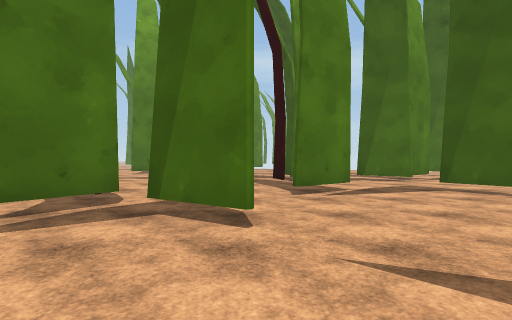
view 1 (above)

24 first-person views from a walk through a Unity game level. The camera is 1.4 m above the floor, looks level and sees 85° across. The floor is counted in squares, 2 m on a side. Each view is taken from the middle of a square. On the plan, view 1 faces up. The plan holds only what a view shows up to about 9 squares ahead; the rest is blank. The place goes on beyond the plan. Some animated figures are left out. Some surface patterns are stand-ins.

view 2
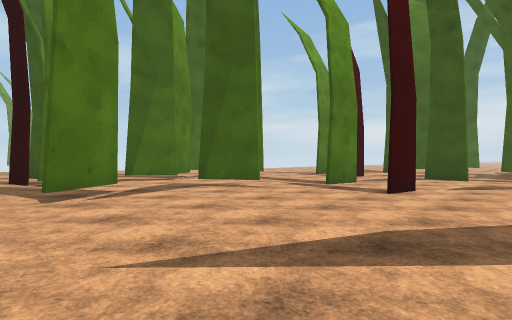

view 3
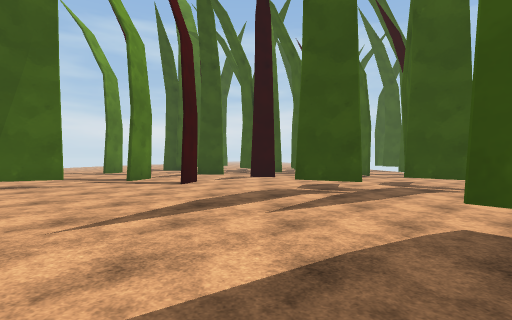

view 4
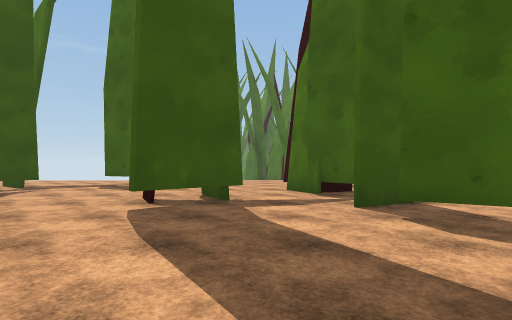

view 5
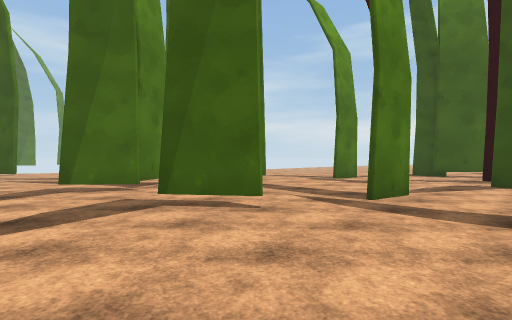

view 6
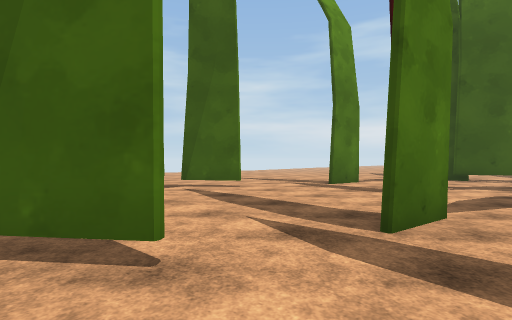

view 7
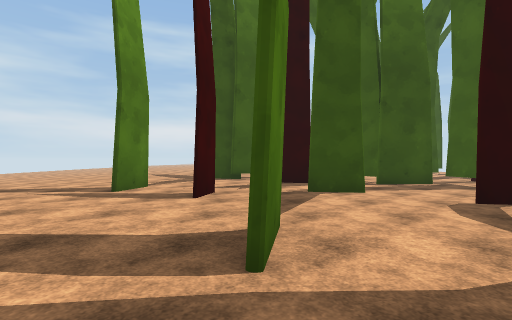

view 8
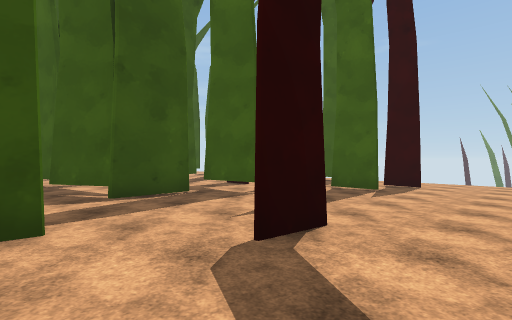

view 9
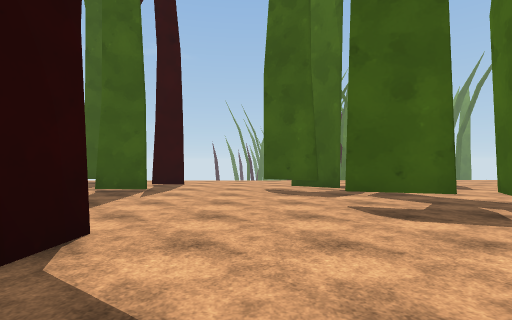

view 10
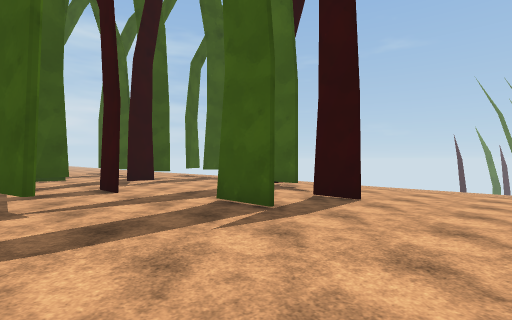

view 11
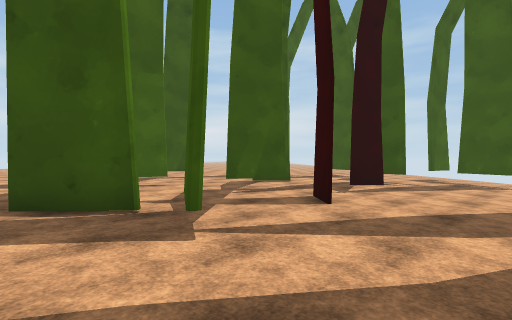

view 12
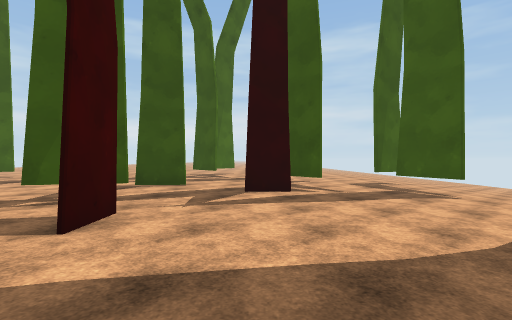

view 13
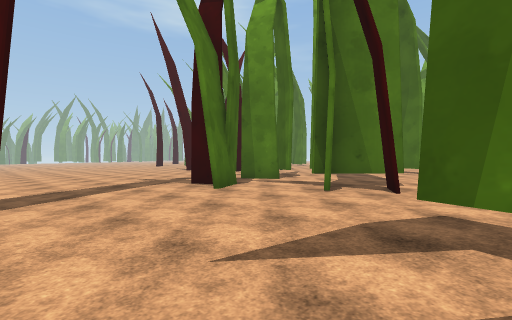

view 14
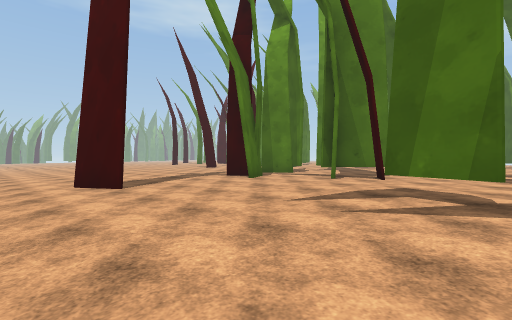

view 15
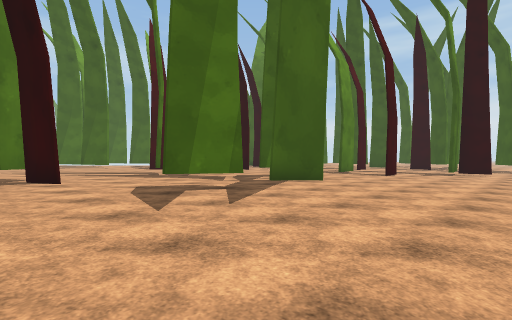

view 16
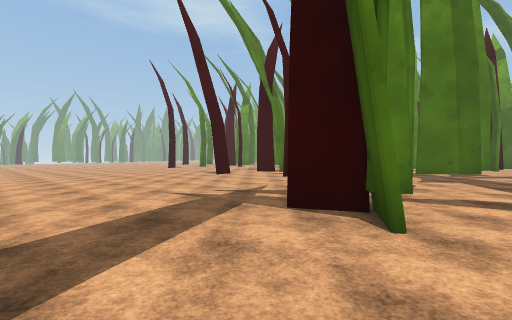

view 17
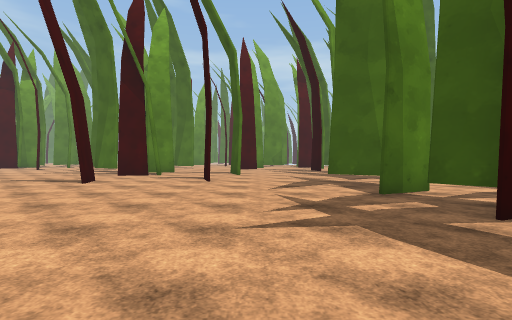

view 18
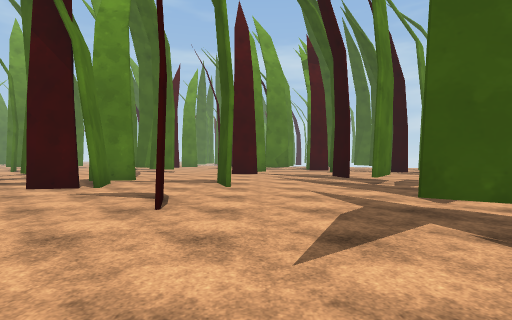

view 19
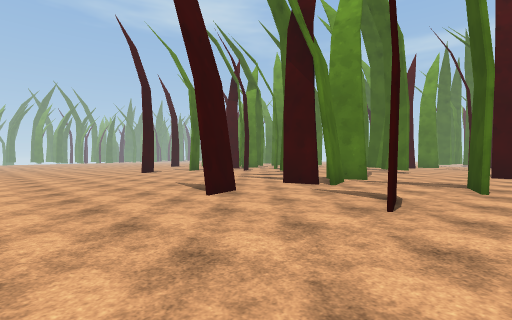

view 20
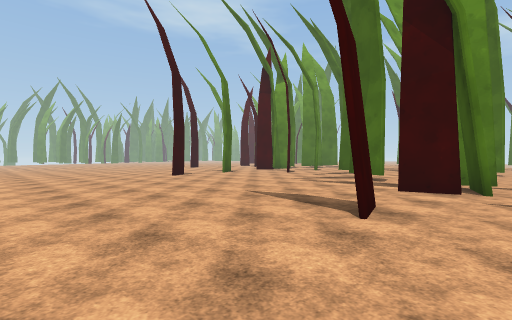

view 21
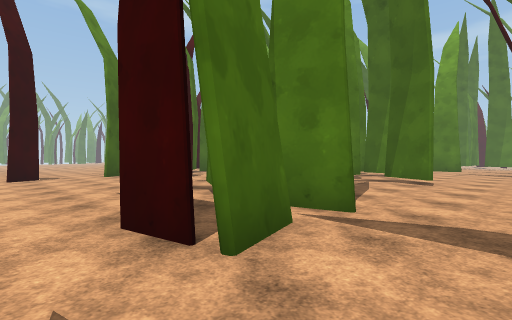

view 22
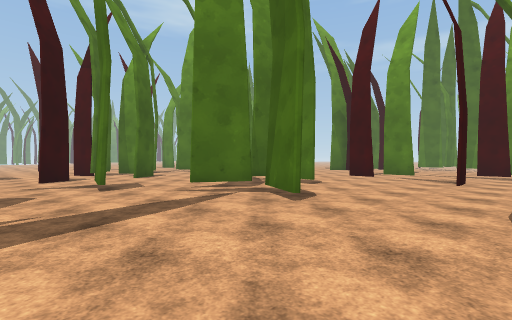

view 23
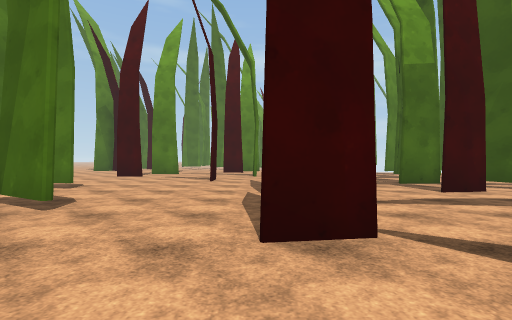

view 24
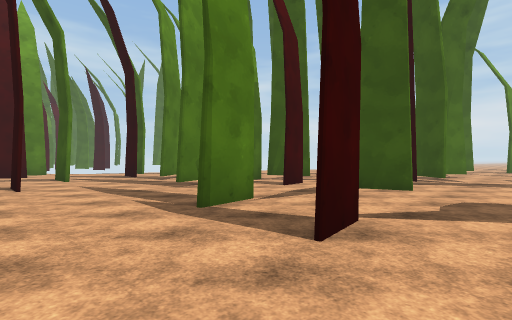

### Floor plan
Key: @ floor where view 1 was taken; # wall or solid block; x gap in a wall; . main floor; : floor 0.25 m higher than the main floor; - floor 0.25 m lower than the main floor; _ floor 0.5 m lower than the main floor; = window, fence, low wall or low ledge.
Columns run from 20 left of view 1 to 21 right of it. Each row starts with its distance up from view 1.
 15           :::::
 14         ::::#:::
 13         :::::::#xx##   ..
 12         #::::::::::#   ..
 11        ::::::::::#:: ::::   ..   ..
 10       ::::::::#::::  :::::: .......
  9     ::::#x#:::::::# :#xx##::##.....
  8     ::::::::::::::#::#::#:::::::::
  7    #:##:::::::#::::::::::::::::##:.
  6    :::::::::::::: :::#:::::::......
  5     .............x......#......#...#
  4   .....#xx#......#.........#.......##
  3  .........#..#.....#..............#..
  2 #.........#...............#....#   ..
  1    ..............##...............#..#
  0   ........=..#...x..@.........#...#..#..
 -1  ...............##.......#........#.....
 -2 .........................##......##.....
 -3 .................#..##...............#.#
 -4   ...............#..#....#.........#...#..
 -5          ........##......#.#---##---------
 -6         ------------------##----------#--
 -7         ---------------#-------#------##-
 -8           --------------------------------
 -9              ----#---------------##-------
-10              --------------------   --##-#
-11                _________________     _____

Where each view was taken, in squares from view 1:
view 1: 0 up, 0 right, facing up
view 2: 0 up, 0 right, facing up-right
view 3: 0 up, 2 left, facing right
view 4: 2 up, 1 left, facing down
view 5: 2 up, 2 right, facing up-right
view 6: 3 up, 4 right, facing up-right
view 7: 4 up, 5 right, facing right
view 8: 2 up, 8 right, facing down-right
view 9: 2 up, 8 right, facing down
view 10: 2 down, 8 right, facing down-right
view 11: 3 down, 10 right, facing right
view 12: 6 down, 12 right, facing right
view 13: 9 down, 3 right, facing up-left
view 14: 11 down, 4 right, facing up-left
view 15: 11 down, 0 right, facing up-right
view 16: 8 down, 1 left, facing up-left
view 17: 8 down, 6 left, facing up
view 18: 4 down, 6 left, facing up
view 19: 4 down, 6 left, facing up-left
view 20: 4 down, 9 left, facing up-left
view 21: 1 up, 8 left, facing up-left
view 22: 5 up, 7 left, facing up-left
view 23: 5 up, 7 left, facing up
view 24: 6 up, 9 left, facing up-right
